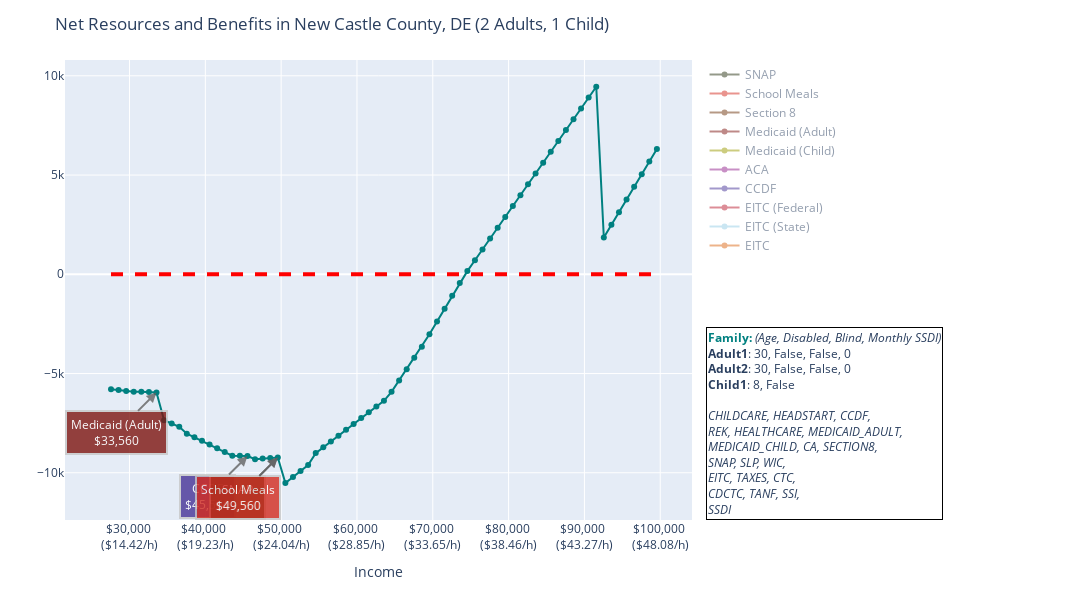

The notebook cell saved with this chart:
### Code cell
plot_single_profile(df, 
                color,
                after_tax=False,
                hide_benefits=True,
                plot_derivative=plot_derivative,
                title=f'Net Resources and Benefits in {p.locations[0]} ({title_map[p.project_name]})', 
                legend_text=legend_text)
